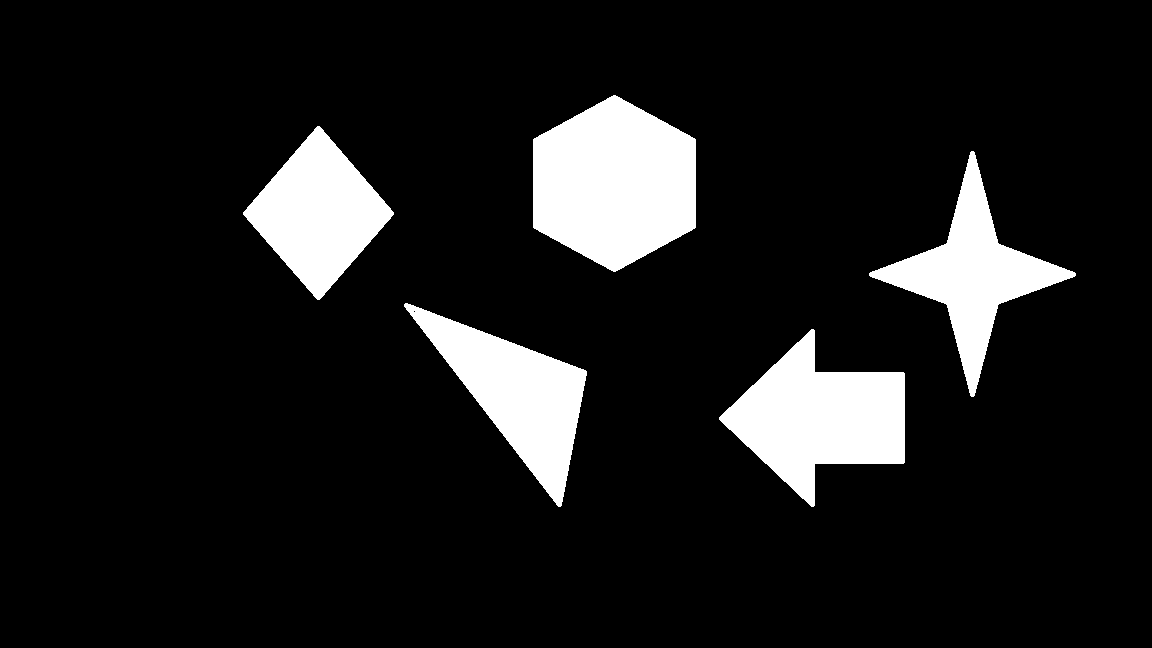
#> input picture pic/five.png, 1152 x 648 px
$ python FindCircle.py   (older library calls are emulated)
#> lines starting #> are read from the running program, lines starting #| are printed output that depends on the picture; after the words box and inside, x2 and y2 are one past the last pixel; in counts of white or black regions, pixels touching at a corner belong together
import time

import cv2
import matplotlib.pyplot as plt
import numpy as np


def find_circle(path):
#> called with path = '../pic/five.png'
    mask = cv2.imread(path)
#> mask is the input picture: shape (648, 1152, 3); 10.7% white; 5 white regions, box (x1, y1, x2, y2) and area: (533, 95, 696, 272) 21743, (719, 329, 905, 507) 17225, (404, 303, 587, 507) 14047, (243, 126, 394, 300) 13486, (869, 151, 1076, 397) 13332
    mask_gray = cv2.cvtColor(mask, cv2.COLOR_BGR2GRAY)
#> mask_gray: shape (648, 1152); 10.7% white; 5 white regions

    # 识别轮廓
    contours, _ = cv2.findContours(mask_gray, cv2.RETR_TREE, cv2.CHAIN_APPROX_SIMPLE)
#> contours = 6 contours, 1 with area under 20; largest, box (x1, y1, x2, y2) and area: (533, 95, 696, 272) 21492, (719, 329, 905, 507) 16952, (404, 303, 587, 507) 13786, (243, 126, 394, 300) 13310, (869, 151, 1076, 397) 12989
    result = cv2.cvtColor(mask_gray, cv2.COLOR_GRAY2BGR)
    # 转换成数组
    raw_dist = np.empty(mask_gray.shape, dtype=np.float32)
    plt.imshow(result)
    plt.show()

    for contour in contours:
        # 计算到轮廓的距离
        for i in range(mask_gray.shape[0]):
            for j in range(mask_gray.shape[1]):
                raw_dist[i, j] = cv2.pointPolygonTest(contour, (j, i), True)  # 检测点是否在轮廓内  然后获取这个点离轮廓的最近距离
        # 获取最大值即内接圆半径，中心点坐标   找出最大值和最小值还有他们的坐标
        _, max_val, _, max_dist_pt = cv2.minMaxLoc(raw_dist)
        max_val = abs(max_val)
        # 画出最大内接圆  cvtColor颜色转换空间
        radius = np.int(max_val)
        cv2.circle(result, max_dist_pt, radius, (0, 255, 0), 2, 1, 0)
#> this loop made 6 passes
#> (max_val, max_dist_pt, radius) on passes 1, 2, 4, 5, 6: (50.54, (792, 418), 50), (45.45, (534, 400), 45), (39.62, (972, 273), 39), (57.01, (318, 213), 57), (77.37, (614, 183), 77)
#> (contour, max_val, max_dist_pt, radius) on pass 3: ([[413, 311], [414, 310], [415, 311], [414, 312]], 0.707, (414, 311), 0)
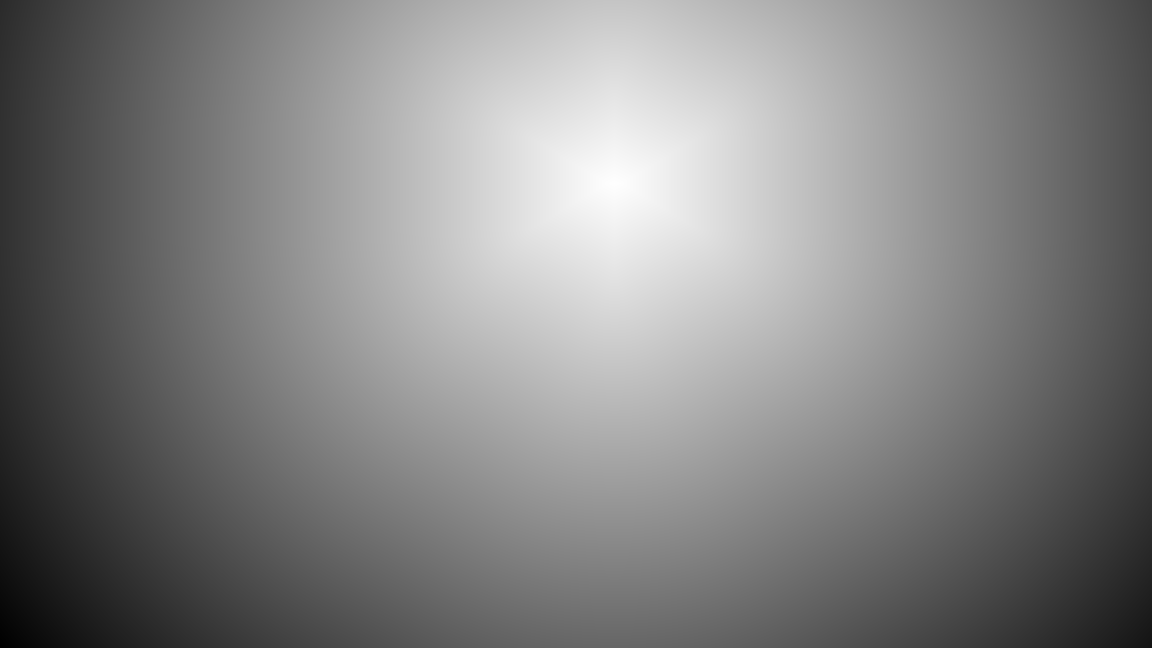
#> raw_dist: shape (648, 1152) float32; min -678.6, max 77.37, mean -290.2; drawn with min black and max white
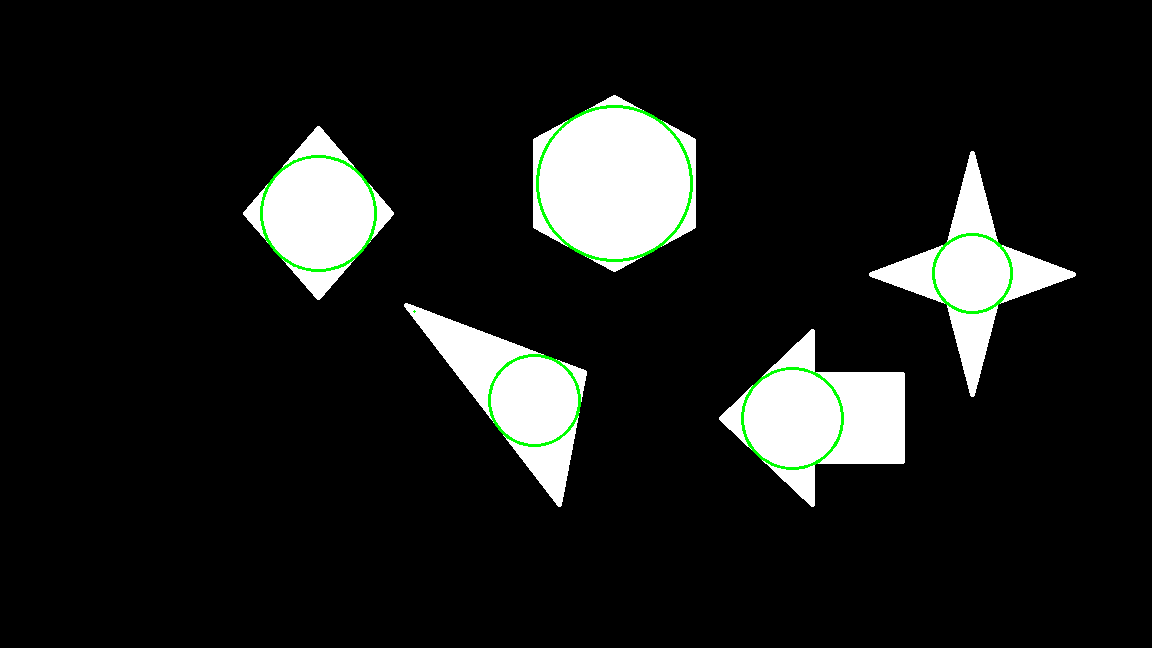
#> result: shape (648, 1152, 3); 0.67% of pixels changed, all inside (x1, y1, x2, y2) = (260, 105, 1013, 470)
    # cv2.imshow('Maximum inscribed circle', result)
    # cv2.waitKey(0)
    plt.imshow(result)
    plt.show()


if __name__ == '__main__':
    start = time.perf_counter()
    find_circle('../pic/five.png')
    end = time.perf_counter()
    print("运行耗时", end - start)

$ run again, with pic/circle.png copied over pic/five.png
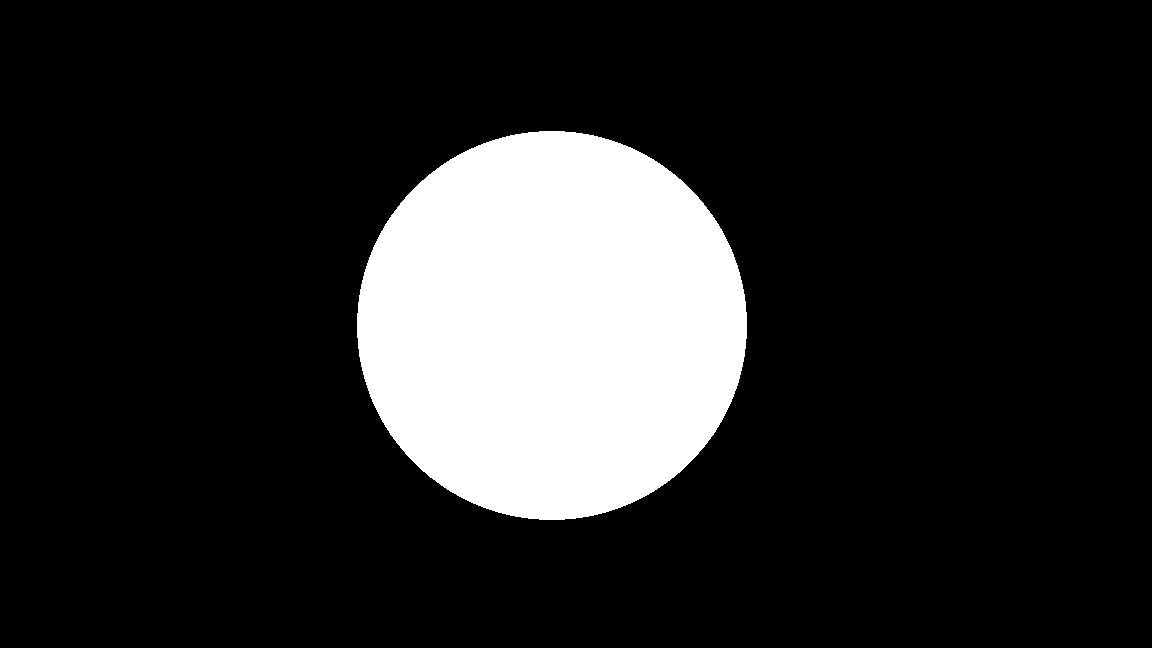
#> input picture pic/circle.png, 1152 x 648 px
#> in find_circle, mask is the input picture: shape (648, 1152, 3); 16% white; 1 white region, box (x1, y1, x2, y2) and area: (357, 131, 747, 520) 119087
#> mask_gray: shape (648, 1152); 16% white; 1 white region
#> contours = 1 contour; box (x1, y1, x2, y2) and area: (357, 131, 747, 520) 118537
#> the loop in find_circle, `for contour in contours:` made 1 pass
#> (max_val, max_dist_pt, radius) on pass 1: (193.4, (551, 325), 193)
#> after the loop in find_circle, `for contour in contours:`:
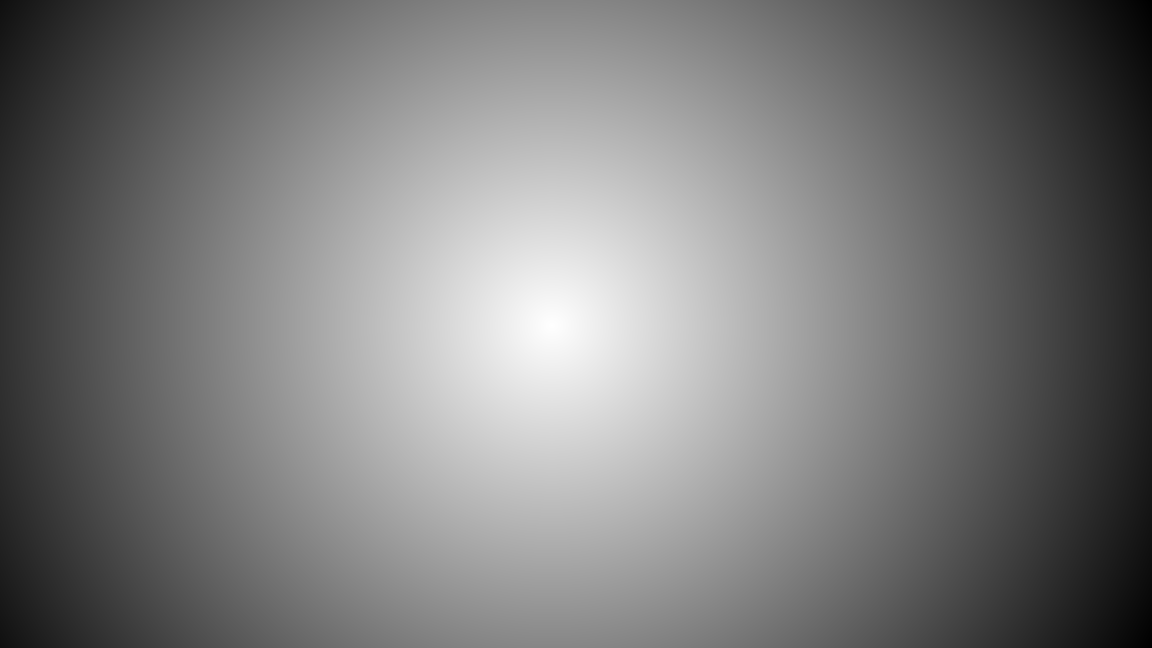
#> raw_dist: shape (648, 1152) float32; min -487.2, max 193.4, mean -158.5; drawn with min black and max white
#> after the loop in find_circle, `for contour in contours:`:
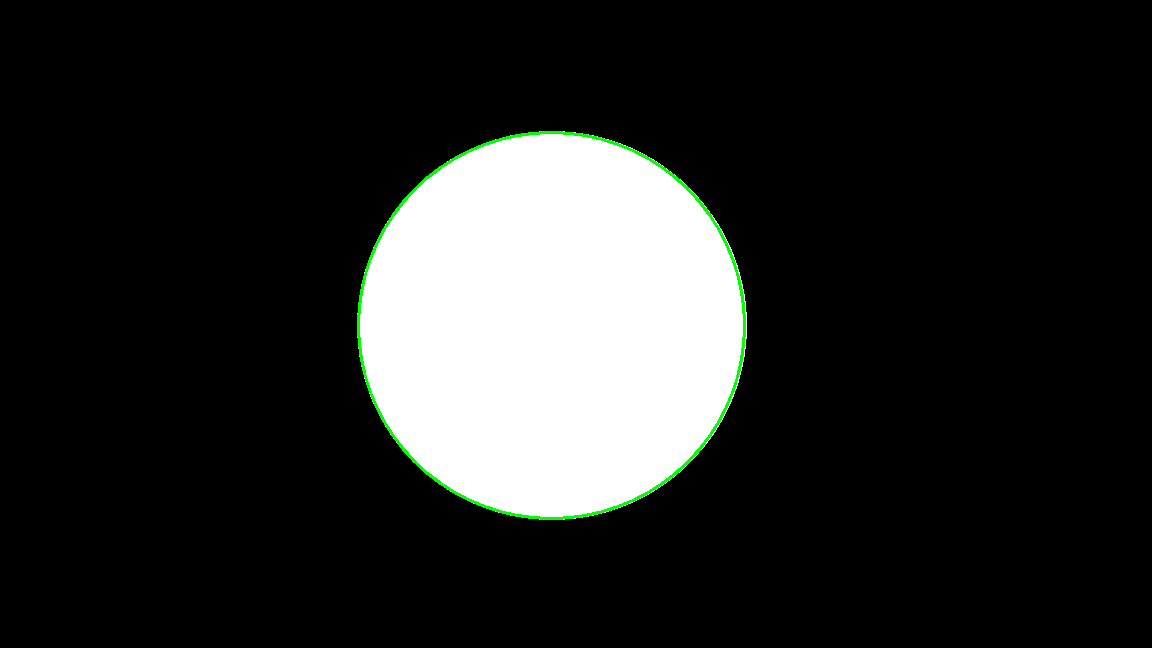
#> result: shape (648, 1152, 3); 0.48% of pixels changed, all inside (x1, y1, x2, y2) = (357, 131, 746, 520)
